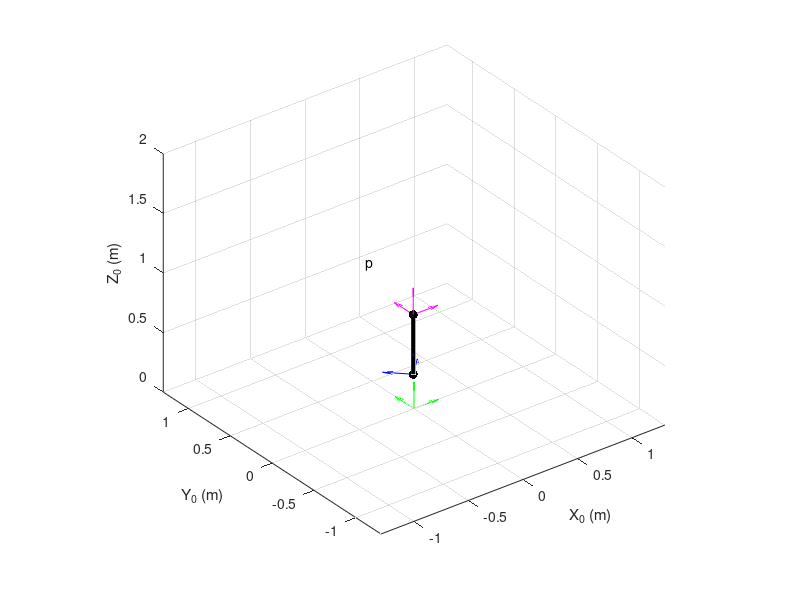

Source code (MATLAB):
% HW1_Example.m
% Written by Joao Ramos
% Modified by Justin Yim 2025

% Note that this example does NOT follow the Denavit-Hartenberg convention
% that we will use in later assignments.

close all; % close all figure windows (close all plotted output)

%% Geometry and Transformations

%Joint angles
theta1 = pi/4;%-pi/4;
theta2 = 7*pi/4;%-3*pi/6;

%System Parameters
L1 = 0.5;
L2 = 0.6;

%First joint kinematics
R0_1 = [[cos(theta1) -sin(theta1) 0]; % 1st joint rotation matrix: rotation of frame 1 with respect to frame 0
       [sin(theta1) cos(theta1) 0];
       [0 0 1];]; 
d0_1 = [0.3; 0.4; 0]; %[0; 0; 0]; % displacement of frame 1 w.r.t. frame 0
H0_1 = [[R0_1 d0_1]; % homogeneous transformation matrix of frame 1 wr.t. frame 0
       [0 0 0 1];];
   
%Second joint kinematics
R1_2 = [[cos(theta2) -sin(theta2) 0];
        [sin(theta2) cos(theta2) 0];
        [0 0 1];];
        %[[1 0 0]; % 2nd joint rotation matrix: rotation of frame 2 w.r.t. frame 1
       %[0  cos(theta2) sin(theta2)];
       %[0 -sin(theta2) cos(theta2)];];
d1_2 = [0; 0; L1;]; % displacement of frame 2 w.r.t. frame 1
H1_2 = [[R1_2 d1_2]; % homogeneous transformation matrix of frame 2 w.r.t. frame 1
       [0 0 0 1];]; 

% HTM to world frame (frame 0)
H0_2 = H0_1*H1_2; % homogeneous transformation matrix of frame 2 w.t.t frame 0

% Points in the world frame (frame 0)
O0_1 = H0_1*[0; 0; 0; 1]; % frame 1 origin w.r.t. world frame
O0_2 = H0_2*[0; 0; 0; 1]; % frame 2 origin w.r.t. world frame
P0 = H0_2*[0; L2; 0; 1]; % End-effector position w.r.t world frame

% Points to draw (frame 1 origin, frame 2 origin, end-effector)
pts = [O0_1, O0_2];%, P0];

%% Plotting

figure(1) % Open figure window 1
clf % Clear figure window 1 (erase everything in it)

% Draw the robot stick figure
plot3(pts(1,:),pts(2,:),pts(3,:),'.-k','LineWidth',3,'MarkerSize',20)
% plot3 draws a sequence of line segments connecting points in 3D space;
% the .-k option says to use a dot at each point (.), draw a solid line
% between subsequent points (-), and use black for the color (k). See the
% online MATLAB documentation for more details (it's very convenient).

hold on % allow more objects to be drawn without erasing earlier objects

% Label the point p
offset = 0.08; %displacement of text
text(P0(1)+offset,P0(2)+offset,P0(3)+offset,'p')
% text writes text at a specified point.

% Length for frame axis vectors
scale = .25; 

%Plotting frame 0 green
quiver3(zeros(3,1),zeros(3,1),zeros(3,1),[scale;0;0],[0;scale;0],[0;0;scale],'g')
% quiver3 draws a set of arrows in 3D space

%Plotting frame 1 blue
quiver3(H0_1(1,4),H0_1(2,4),H0_1(3,4),scale*H0_1(1,1),scale*H0_1(2,1),scale*H0_1(3,1),'b')
quiver3(H0_1(1,4),H0_1(2,4),H0_1(3,4),scale*H0_1(1,2),scale*H0_1(2,2),scale*H0_1(3,2),'b')
quiver3(H0_1(1,4),H0_1(2,4),H0_1(3,4),scale*H0_1(1,3),scale*H0_1(2,3),scale*H0_1(3,3),'b')

%Plotting frame 2 magenta
quiver3(H0_2(1,4),H0_2(2,4),H0_2(3,4),scale*H0_2(1,1),scale*H0_2(2,1),scale*H0_2(3,1),'m')
quiver3(H0_2(1,4),H0_2(2,4),H0_2(3,4),scale*H0_2(1,2),scale*H0_2(2,2),scale*H0_2(3,2),'m')
quiver3(H0_2(1,4),H0_2(2,4),H0_2(3,4),scale*H0_2(1,3),scale*H0_2(2,3),scale*H0_2(3,3),'m')

%Plotting frame attached to the end-effector red
%quiver3(P0(1),P0(2),P0(3),scale*H0_2(1,1),scale*H0_2(2,1),scale*H0_2(3,1),'r')
%quiver3(P0(1),P0(2),P0(3),scale*H0_2(1,2),scale*H0_2(2,2),scale*H0_2(3,2),'r')
%quiver3(P0(1),P0(2),P0(3),scale*H0_2(1,3),scale*H0_2(2,3),scale*H0_2(3,3),'r')

% Configure the axes
axis equal % Important! Scales all three axis the same so the robot isn't squished and stretched
grid on % Draw a light grid in the background of the figure axes
set(gca,'xlim',[-1.3,1.3],'ylim',[-1.3,1.3],'zlim',[0,2]) % adjust the plot space bounds
xlabel('X_0 (m)')
ylabel('Y_0 (m)')
zlabel('Z_0 (m)')
